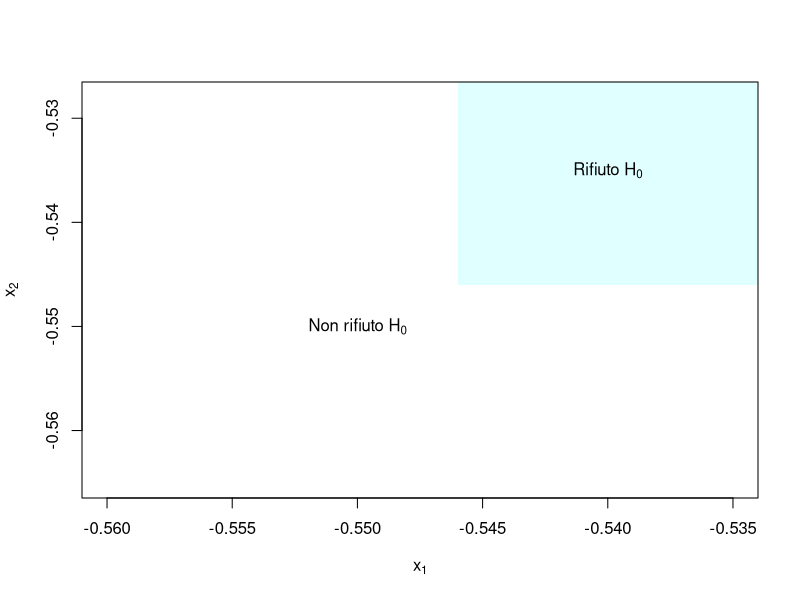
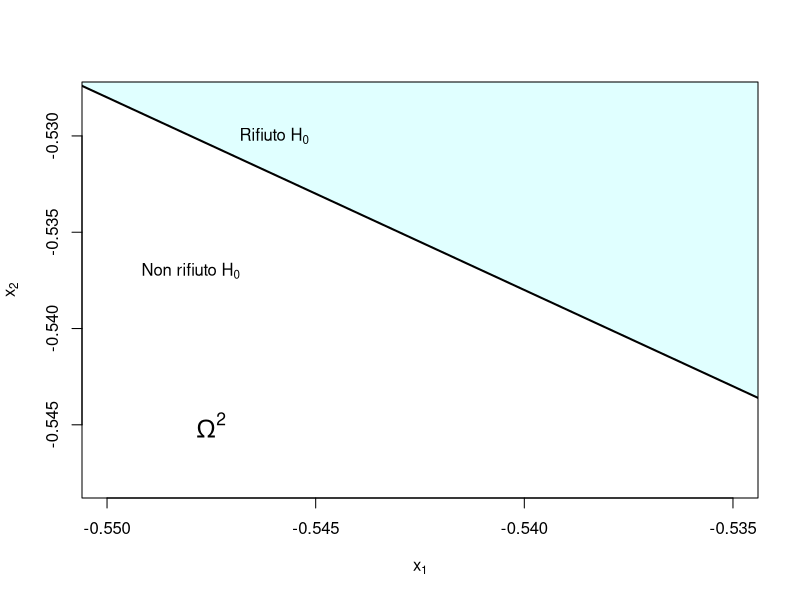
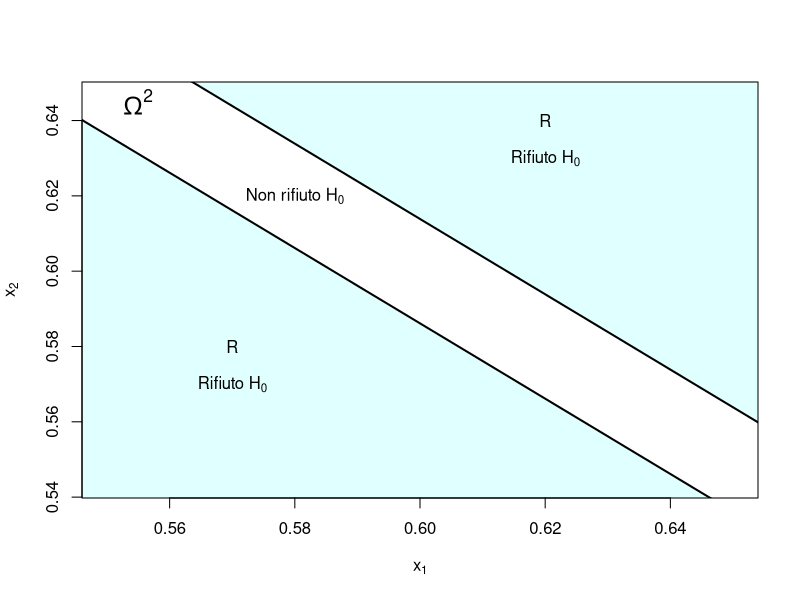

The R script that drew these images, in order:
testUnilateraleDestro <- function() {
  x1 = -0.555
  x2 = -0.530
  xMin = -0.55
  xMax = -0.535
  nbPoints = 100
  PloygonScalingFactor = 100
  x = seq(x1,x2,length.out=nbPoints)
  y = -x - 1.078
  yMin = min(y)
  yMax = -0.528
  
  # colorazione triangolo superiore
  xPol=c(x1,x2,x2)
  yPol=c(y[1],y[1],y[100])
  
  plot(x,y,type="l",lwd=2,xlim=c(xMin,xMax),ylim=c(yMin,yMax),xlab=expression(x[1]),ylab=expression(x[2]),
		  panel.first=polygon(xPol,yPol,col="lightcyan",border = NA))

  text(-0.548,-0.537,expression(paste("Non rifiuto ", H[0])))
  text(-0.546,0.-0.530,expression(paste("Rifiuto ", H[0])))
  text(-0.5475,0.-0.545,expression(Omega^2),cex=1.5)
}
pdf(file="grafici/regioneCriticaTestUnilDestro.pdf")
testUnilateraleDestro()
dev.off()
print("");

testBilaterale <- function() {
	x1 = 0.54
	x2 = 0.67
	xMin = 0.55
	xMax = 0.65
	nbPoints = 100
	PloygonScalingFactor = 100
	x = seq(x1,x2,length.out=nbPoints)
	y2 = -x + 1.213859
	y1 = -x + 1.186141
	yMin = min(y2)
	yMax = max(y1)
	
	# colorazione triangolo inferiore
	xPolInf=c(x1,x1,x2)
	yPolInf=c(y1[1],y1[100],y1[100])
	
	# colorazione triangolo superiore
	xPolSup=c(x1,x2,x2)
	yPolSup=c(y2[1],y2[1],y2[100])
	
    xPol = c(xPolInf,x2,xPolSup)
	yPol = c(yPolInf,NA,yPolSup)

	plot(x,y2,type="l",lwd=2,xlim=c(xMin,xMax),ylim=c(yMin,yMax),
			xlab=expression(x[1]),ylab=expression(x[2]),
			panel.first=polygon(xPol,yPol,col="lightcyan",border = NA))
    
	lines(x,y1,lwd=2)

	text(0.58,0.62,expression(paste("Non rifiuto ", H[0])))
	text(0.62,0.63,expression(paste("Rifiuto ", H[0])))
	text(0.62,0.64,label="R")
	text(x=0.57,y=0.57,labels=expression(paste("Rifiuto ", H[0])))
	text(0.57,0.58,label="R")
	text(0.555,0.645,expression(Omega^2),cex=1.5)
}

pdf(file="grafici/regioneCriticaTestBilaterale.pdf")
testBilaterale()
dev.off()


regioneCritica3 <- function() {
  x1 = -0.565
  x2 = -0.530
  xMin = -0.56
  xMax = -0.535

  yMin = -0.565
  yMax = -0.528
  
  # colorazione triangolo superiore
  xPol=c(-0.546,-0.546,-0.53,-0.53)
  yPol=c(-0.546,-0.525,-0.525,-0.546)
 
  
  plot(x=c(1,2),y=c(1,2),type="l",lwd=2,xlim=c(xMin,xMax),ylim=c(yMin,yMax),
		  xlab=expression(x[1]),ylab=expression(x[2]),
		  panel.first=polygon(xPol,yPol,col="lightcyan",border = NA))

  

  
  text(-0.55,-0.55,expression(paste("Non rifiuto ", H[0])))
  text(-0.54,0.-0.535,expression(paste("Rifiuto ", H[0])))
}

regioneCritica3()
print("");
